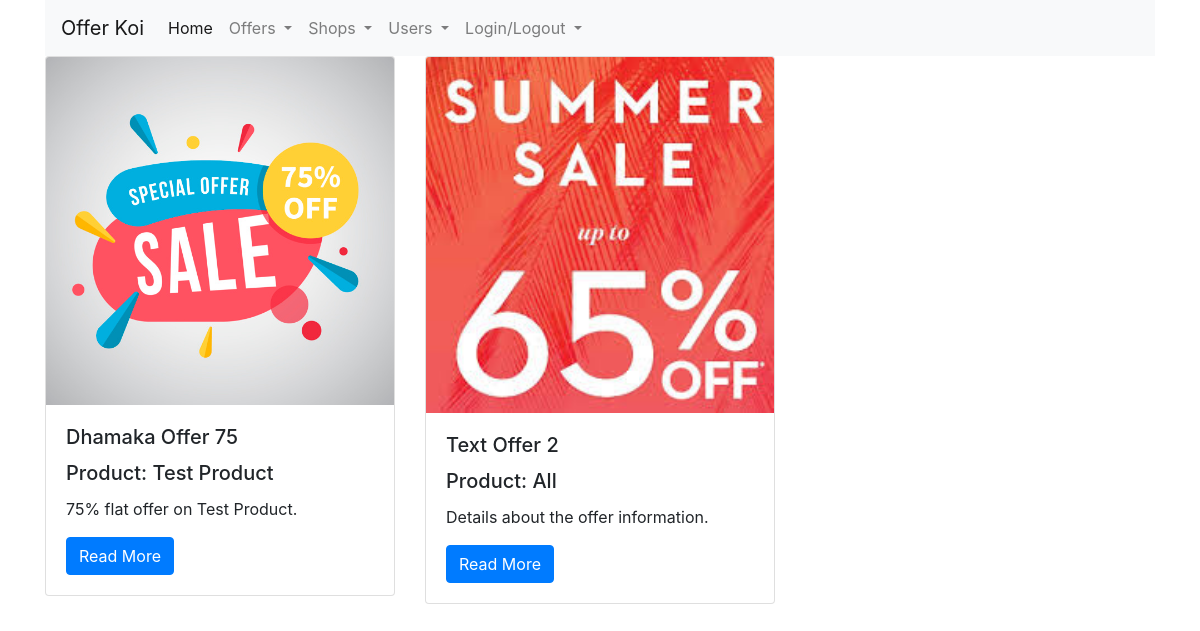
The page /offer/index/ on the database as committed earlier.
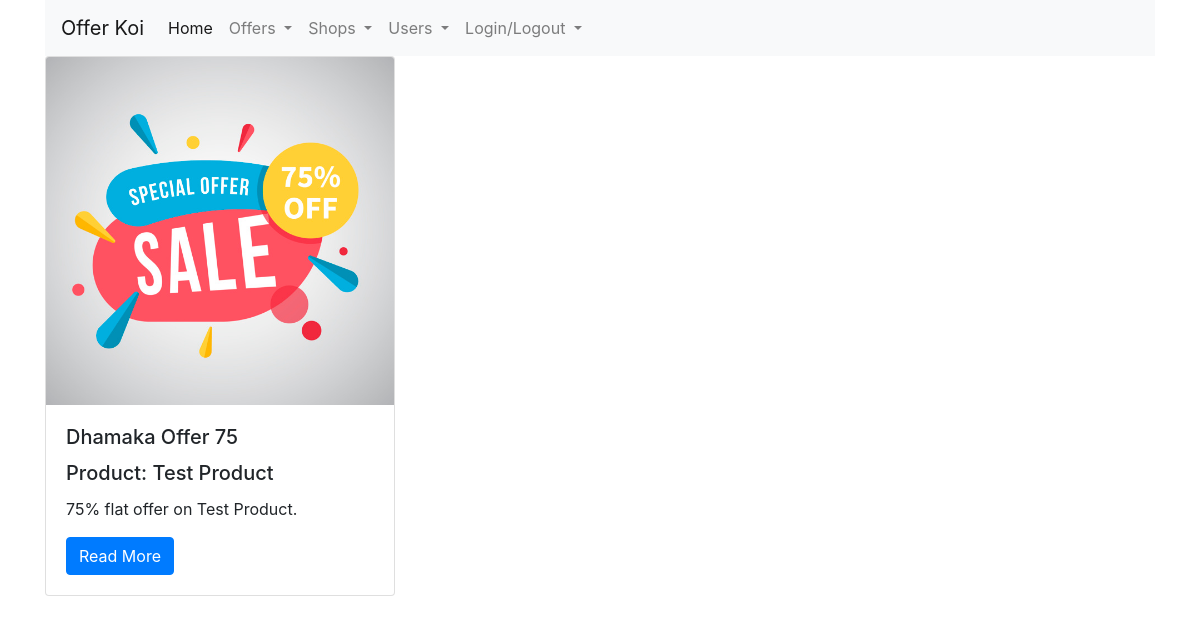
The same page on the database as committed later.
### offer/models.py (models this page shows, shortened)
class OfferDetail(models.Model):
    name = models.CharField(max_length=155)
    product = models.CharField(max_length=155)
    image = models.ImageField(upload_to='uploads/')
    offer_percentage = models.FloatField(null=True, blank=True, default=0)
    detail = models.TextField()
    start_date = models.DateTimeField()
    end_date = models.DateTimeField()
    created_at = models.DateTimeField(default=timezone.now)
    updated_at = models.DateTimeField(default=timezone.now)
    status = models.BooleanField(null=True, blank=True, default=0)
    shop_id = models.ForeignKey(ShopDetail, on_delete=models.CASCADE, default=None)

### offer/views.py (the view)
# urls.py: path('index/', views.index, name='offer_index'),
def index(request):
    offer_index = OfferDetail.objects.filter(status=1).all()
    context = {
        'offer_index': offer_index
    }
    return render(request, 'offer/index.html', context)

### templates/offer/index.html
{% extends 'home/base.html' %}
{% load static %}
{% block content %}
    <div class="row">
        {% for offer in offer_index %}
            <div class="col-md-4">
                <div class="card mb-2">
                    <img class="card-img-top" src="{{ offer.image.url }}">
                    <div class="card-body">
                        <h5 class="card-title">{{ offer.name }}</h5>
                        <h5 class="card-title">Product: {{ offer.product }}</h5>
                        <p class="card-text">{{ offer.detail }}</p>
                        <a href="{% url 'offer_detail' offer.id %}"
                           class="btn btn-primary">
                            Read More
                        </a>
                    </div>
                </div>
            </div>
        {% endfor %}
    </div>
{% endblock %}

### templates/home/base.html (shortened to what this page needs)
<!DOCTYPE html>
<html lang="en">
<head>
    <link rel="stylesheet" href="https://maxcdn.bootstrapcdn.com/bootstrap/4.0.0/css/bootstrap.min.css"
>
</head>
<body>
{% include 'home/navbar.html' %}
<div class="container">
    {% block content %}
    {% endblock %}
</div>
</body>
</html>

### templates/home/navbar.html (shortened to what this page needs)
<div class="container">
    <nav class="navbar navbar-expand-lg navbar-light bg-light">
        <a class="navbar-brand" href="{% url 'offer_index' %}">Offer Koi</a>
        <div class="collapse navbar-collapse" id="navbarSupportedContent">
            <ul class="navbar-nav mr-auto">
                <li class="nav-item active">
                    <a class="nav-link" href="{% url 'offer_index' %}">Home <span class="sr-only">(current)</span></a>
                </li>
                <li class="nav-item dropdown">
                    <a class="nav-link dropdown-toggle" href="#" id="navbarDropdown" role="button"
                       data-toggle="dropdown"
                       aria-haspopup="true" aria-expanded="false">
                        Offers
                    </a>
                </li>
                <li class="nav-item dropdown">
                    <a class="nav-link dropdown-toggle" href="#" id="navbarDropdown" role="button"
                       data-toggle="dropdown"
                       aria-haspopup="true" aria-expanded="false">
                        Shops
                    </a>
                </li>
                <li class="nav-item dropdown">
                    <a class="nav-link dropdown-toggle" href="#" id="navbarDropdown" role="button"
                       data-toggle="dropdown"
                       aria-haspopup="true" aria-expanded="false">
                        Users
                    </a>
                </li>
                <li class="nav-item dropdown">
                    <a class="nav-link dropdown-toggle" href="#" id="navbarDropdown" role="button"
                       data-toggle="dropdown"
                       aria-haspopup="true" aria-expanded="false">
                        Login/Logout
                    </a>
                </li>
            </ul>
        </div>
    </nav>
</div>

Rows that differ between the two databases and show on the page:
removed OfferDetail: image (picture), name "Text Offer 2", product "All", detail "Details about the offer information."
